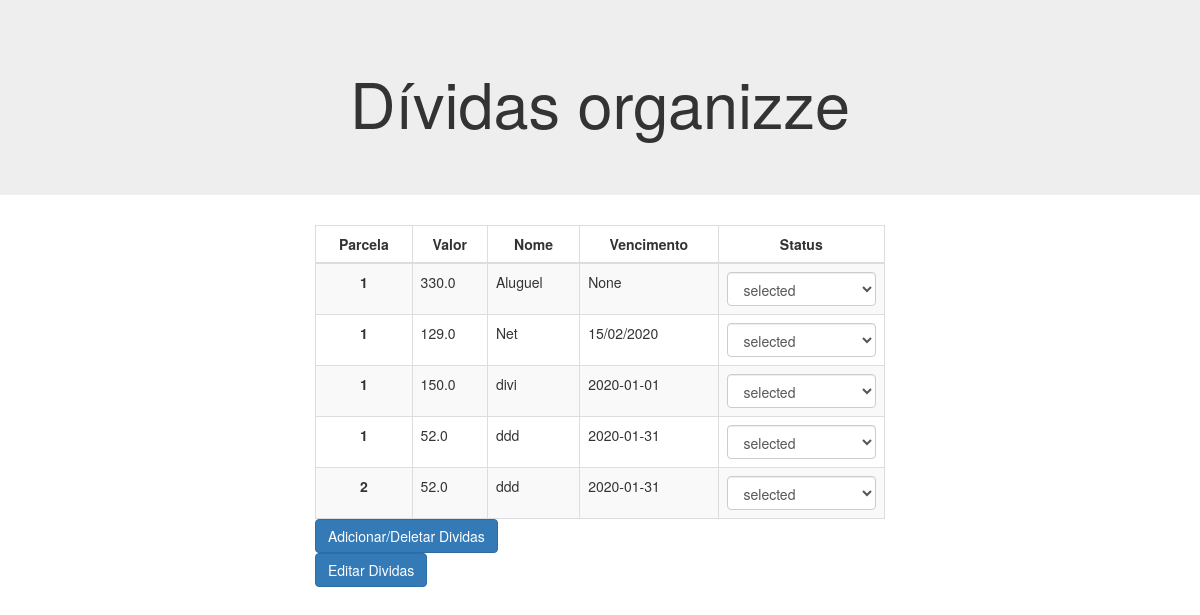
Before: / with the older database file.
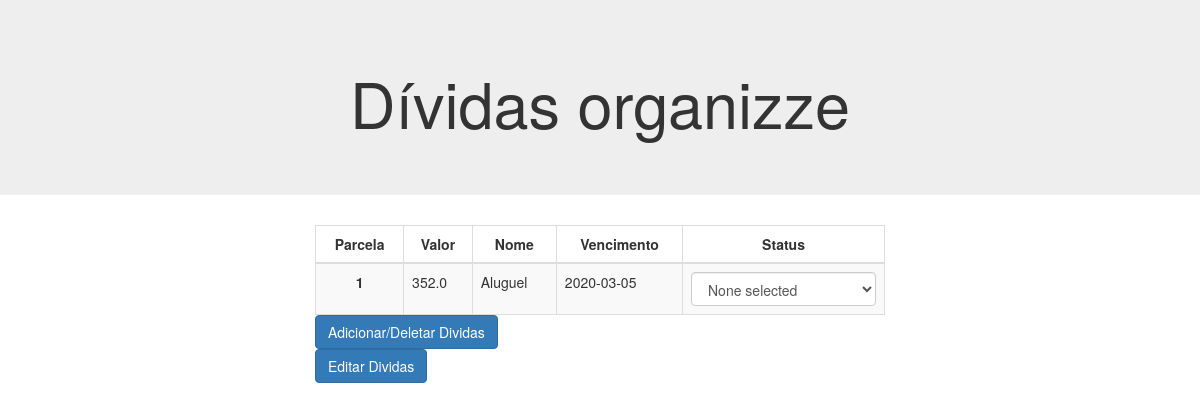
After: the same page with the newer database file.
### tables this page shows
CREATE TABLE "dados" (
	"nome"	TEXT,
	"parcelas"	INTEGER,
	"valor"	TEXT,
	"vencimento"	TEXT,
	"status"	TEXT
);

### Flask_app.py (the view)
@app.route('/',methods=['POST','GET'])
def index():
    msg = ''
    form = fields()
    name = select_db()
    return render_template('home.html', form=form, msg=msg, names=name)

### form.py
class fields(FlaskForm):
    parcelas = DecimalField("Parcelas")
    nome = StringField("Nome")
    valor = DecimalField("Valor")
    vencimento = StringField("vencimento")
    fixa = BooleanField('fixa')
    status = StringField('status')

### Flask_app.py (called while the page is built)
def select_db():
    with sql.connect("database.db") as con:
        cur = con.cursor()
        cur.execute("select * from dados")
        dados = cur.fetchall()
    return dados

### templates/home.html (shortened to what this page needs)
<!DOCTYPE html>
<link rel="stylesheet" href="https://maxcdn.bootstrapcdn.com/bootstrap/3.3.7/css/bootstrap.min.css">
<link href="static/css/sb-admin-2.min.css" rel="stylesheet">
<html>
	<body>
	<div class="jumbotron text-center">
			<h1>Dívidas organizze</h1>
	</div>
	<div class="col-md-6 col-md-offset-3">
		<table id="example" class="table table-striped table-bordered">
        <thead>
			<tr>
			  <th scope="col">Parcela</th>
			  <th scope="col">Valor</th>
			  <th scope="col">Nome</th>
			  <th scope="col">Vencimento</th>
			  <th scope="col">Status</th>
			</tr>
		</thead>
		<tbody>
			{% for name in names %}
				<tr>
				  <th scope="row">{{name[1]}}</th>
				  <td>{{name[2]}}</td>
				  <td>{{name[0]}}</td>
				  <td>{{name[3]}}</td>
				  <td>
				  	<form name="Item_1" action="/" method='POST'>
	                	<div class="dropdown">
	                    <select class="form-control" id="rating" name="rating">
						    <option value="3">{{name[4]}} selected</option>
						</select>
						</div>
					</form>
            	  </td>
				</tr>
			{% endfor %}
		</tbody>
		</table>
		<form action="/add_divida" method="post">
			<button type="submit" class="btn btn-primary">Adicionar/Deletar Dividas</button>
		</form>
		<form action="/edit_divida" method="post">
			<button type="submit" class="btn btn-primary">Editar Dividas</button>
		</form>
	</div>
	</body>
</html>

Changed rows visible on the page:
removed dados: parcelas "1", valor "129.0", nome "Net", vencimento "15/02/2020"
removed dados: parcelas "1", valor "150.0", nome "divi", vencimento "2020-01-01"
removed dados: parcelas "1", valor "52.0", nome "ddd", vencimento "2020-01-31"
removed dados: parcelas "2", valor "52.0", nome "ddd", vencimento "2020-01-31"
changed dados "Aluguel": valor "330.0" → "352.0"; vencimento "None" → "2020-03-05"; rating "selected" → "None selected"
